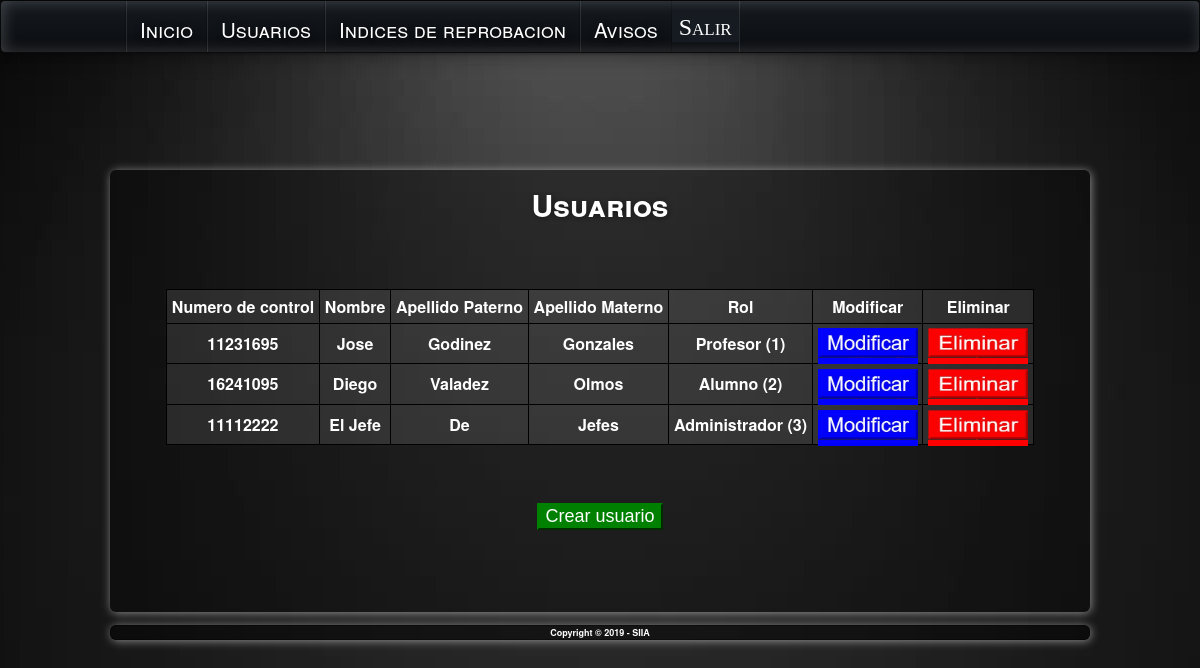
The page /interfaz_administrador/Usuario.php (signed in) on the database its author committed.
### tables this page shows
CREATE TABLE `usuarios` (
  `numControl` varchar(8) NOT NULL,
  `password` varchar(10) NOT NULL,
  `rol_id` int(8) NOT NULL,
  `nombre` varchar(50) NOT NULL,
  `ApPaterno` varchar(50) NOT NULL,
  `ApMaterno` varchar(50) NOT NULL
);

### database/database.php (called while the page is built)
<?php
class Database{
    private $host;
    private $db;
    private $user;
    private $password;
    private $charset;
    public function __construct(){
        $this->host = 'localhost';
        $this->db = 'proyectofinal';
        $this->user = 'root';
        $this->password = '';
        $this->charset = 'utf8mb4';
    }
    function connect(){
        try{
            $connection = "mysql:host=" . $this->host . ";dbname=" . $this->db . ";charset=" . $this->charset;
            $options = [
                PDO::ATTR_ERRMODE            => PDO::ERRMODE_EXCEPTION,
                PDO::ATTR_EMULATE_PREPARES   => false,
            ];
            $pdo = new PDO($connection, $this->user, $this->password, $options);
            return $pdo;
        }catch(PDOException $e){
            print_r('Error connection: ' . $e->getMessage());
        }
    }
}
?>

### interfaz_administrador/Usuario.php (the view, shortened to what this page needs)
<html lang="es-mx">
    <head>
        <link href="../styles/cerrarSesion.css" rel="stylesheet" type="text/css">
        <link href="../styles/Site.css" rel="stylesheet" type="text/css">
        <link href="../styles/MenuHorizontalAnimado.css" rel="stylesheet" type="text/css">
        <link href="../styles/tablas.css" rel="stylesheet" type="text/css">
    </head>
    <body>
        <header>
            <nav class="dark w-shadow">
                <div id="MenuPrincipal" class="nav-container" >
                    <ul id="nodoPrincipal" class="nav-menu slideUp w-divider">
                        <li><a href="Menu_Administrador.php"><h1>Inicio</h1></a></li>
                        <li class="nav-dropdown">
                            <a href="Usuario.php"><h1>Usuarios</h1></a>
                        </li>
                        <li><a href="IndicesReprobacion.php"><h1>Indices de reprobacion</h1></a></li>
                        <li><a href="Avisos.php"><h1>Avisos</h1></a></li>
                        <li><input type="submit" name="cerrarSesion" value="Salir"
                        class="cerrarSesion w-divider"></li>
                    </ul>
                </div>
            </nav>
        </header>
        <div class="page">
            <section class="main">
                <div id="divBienvenida" style=" font-size:15pt ; text-align:center ; width :100%  float: center;">
                    <h2>Usuarios</h2>
                    <br>
                    <br>
                    <center>
                    <form action="#" method="POST">
                    <table class="tabla">
		<tr>
			<th>Numero de control</th>
			<th>Nombre</th>
			<th>Apellido Paterno</th>
            <th>Apellido Materno</th>
            <th>Rol</th>
			<th>Modificar</th>
			<th>Eliminar</th>
		</tr>
		<?php
		include_once '../database/database.php';
		$db = new Database();
		$datos= $db->connect()->query('SELECT numControl, rol_id, nombre, ApPaterno, ApMaterno from usuarios');
		while ($row=$datos->fetch(PDO::FETCH_ASSOC)) {
			?>
		<tr>
            <th><?php echo $row['numControl']?></th>
            <th><?php echo $row['nombre']?></th>
			<th><?php echo $row['ApPaterno'] ?></th>
			<th><?php echo $row['ApMaterno'] ?></th>
            <th><?php
            if($row['rol_id'] == 1){
                echo "Profesor (" . $row['rol_id'] . ")";
            }else
            if($row['rol_id'] == 2){
                echo "Alumno (" . $row['rol_id'] . ")";
            }else
            if($row['rol_id'] == 3){
                echo "Administrador (" . $row['rol_id'] . ")";
            }
            ?></th>
            <th><a href="CrearUsuario.php?numControlEdit=<?php echo $row["numControl"] ?>"
            style="background: blue; color: white ;border-color: blue; font-size: 18px;" >
            <img src="../img/modificar.jpg" width="100" height="30"/></a></th>
            <th><a href="CrearUsuario.php?numControlDelete=<?php echo $row["numControl"] ?>"
            style="background: red; color: white; border-color: red; font-size: 18px;">
            <img src="../img/eliminar.jpg" width="100" height="30"/></a></th>
		</tr>
		<?php
			}
        ?>
    </table>
    <br><br>
        <input type="submit" name="CrearUsuario" value="Crear usuario"
            style="background: green; color: white ; border-color: green; font-size: 18px;">
        </center>
                </div>
            </section>
        </div>
        <footer class="footer">
            <strong>Copyright © 2019 - SIIA</strong>
        </footer>
    </body>
</html>

### styles/cerrarSesion.css (style rules this page uses)
.cerrarSesion { font-family: "Calibri"; font-size: 24px; background: #161b21; -webkit-box-shadow: inset 2px 0px 15px rgba( 255, 255, 255, 0), 2px 5px 15px rgba(0, 0, 0, 0), 0px 2px 2px rgba( 0, 0, 0, 0); -moz-box-shadow: inset 2px 0px 15px rgba( 255, 255, 255, 0), 2px 5px 15px rgba(0, 0, 0, 0), 0px 2px 2px rgba( 0, 0, 0, 0); box-shadow: inset 2px 0px 15px rgba( 255, 255, 255, 0), 2px 5px 15px rgba(0, 0, 0, 0), 0px 2px 2px rgba( 0, 0, 0, 0); color: #fff; border: 1px solid rgba(0, 0, 0, 0); color: #ffffff; font-variant: small-caps; text-transform: none; font-weight: 200; margin-bottom: 10px; margin-top: 11px; height: 30px; }
.cerrarSesion:after { position: absolute; bottom: -20px; left: 0px; right: 0px; background: rgba(0, 0, 0, 0); z-index: -1; height: 7px; -webkit-box-shadow: 0px 0px 15px rgba(0, 0, 0, 0); -moz-box-shadow: 0px 0px 15px rgba(0, 0, 0, 0); box-shadow: 0px 0px 15px rgba(0, 0, 0, 0); content: ' '; position: absolute; height: 0px; bottom: 0px; left: 5%; right: 5%; }

### styles/Site.css (style rules this page uses)
* { box-sizing: border-box; }
body { -ms-flex: 50%; flex: 50%; max-width: 100%; }
body { font-size: .80em; font-family: "Helvetica Neue" , "Lucida Grande" , "Segoe UI" , Arial, Helvetica, Verdana, sans-serif; margin: 0px; padding: 0px; color: #ffffff; position: absolute; width: 100%; background-image: url("../img/background.jpg"); background-repeat: no-repeat; background-position: center center; background-attachment: fixed; }
.page { width: 980px; height: 50%; background-color: rgba(0, 0, 0, 0.363); margin: 170px auto 3px auto; border: 1px solid #00000000; font-size:24px; box-shadow: 1px 1px 10px rgba(255, 255, 255, 0.5); -webkit-box-shadow: 1px 1px 10px rgba(255, 255, 255, 0.5); -moz-box-shadow: 1px 1px 10px rgba(255, 255, 255, 0.5); -o-box-shadow: 1px 1px 10px rgba(255, 255, 255, 0.5); border-radius : 6px; -webkit-border-radius: 6px; -moz-border-radius: 3px; -o-border-radius: 6px; }
.footer { width: 980px; height: 100%; border: 1px solid #0000005e; background-color: rgba(0, 0, 0, 0.493); margin: 13px auto 10px auto; text-align:center; font-size:9px; box-shadow: 1px 1px 10px rgba(255, 255, 255, 0.5); -webkit-box-shadow: 1px 1px 10px rgba(255, 255, 255, 0.5); -moz-box-shadow: 1px 1px 10px rgba(255, 255, 255, 0.5); -o-box-shadow: 1px 1px 10px rgba(255, 255, 255, 0.5); border-radius : 6px; -webkit-border-radius: 6px; -moz-border-radius: 3px; -o-border-radius: 6px; }
a:link, a:visited { color: #034af3; }
h1, h2, h3, h4, h5, h6 { font-size: 14px; color: #ffffff; font-variant: small-caps; text-transform: none; font-weight: 200; margin-bottom: 5px; margin-top: 5px; text-shadow: 1px 1px 7px rgba(0,0,0,0.5); -webkit-text-shadow: 1px 1px 7px rgba(0,0,0,0.5); -moz-text-shadow: 1px 1px 7px rgba(0,0,0,0.5); -o-text-shadow: 1px 1px 7px rgba(0,0,0,0.5); }
h1 { font-size: 1.6em; padding-bottom: 0px; margin-bottom: 0px; }
h2 { font-size: 1.5em; font-weight: 600; }
header { position:fixed; top:0px; width:100%; margin-right: auto; margin-left: auto; }
.main { padding: 0px 12px; margin: 12px 8px 8px 8px; min-height: 420px; }

### styles/tablas.css (style rules this page uses)
.tabla { border-collapse: separate; border-spacing: 10px; align-content: center; align-self: center; padding-bottom: 5PX; padding-left: 15px; padding-right: 15px; padding: 0.3em; background: rgba(255, 255, 255, 0.10); text-align: center; border-color: blue; border: 1px solid rgb(0, 0, 0); border-collapse: collapse; align-content: center; align-self: center; }
th { padding-bottom: 5px; padding-left: 15px; padding-right: 15px; padding: 0.3em; background: rgba(255, 255, 255, 0); text-align: center; border: 1px solid rgb(0, 0, 0); border-collapse: collapse; align-content: center; align-self: center; }

### rows shown on the page
usuarios: numControl "11231695", nombre "Jose", ApPaterno "Godinez", ApMaterno "Gonzales", rol "1"
usuarios: numControl "16241095", nombre "Diego", ApPaterno "Valadez", ApMaterno "Olmos", rol "2"
usuarios: numControl "11112222", nombre "El Jefe", ApPaterno "De", ApMaterno "Jefes", rol "3"
